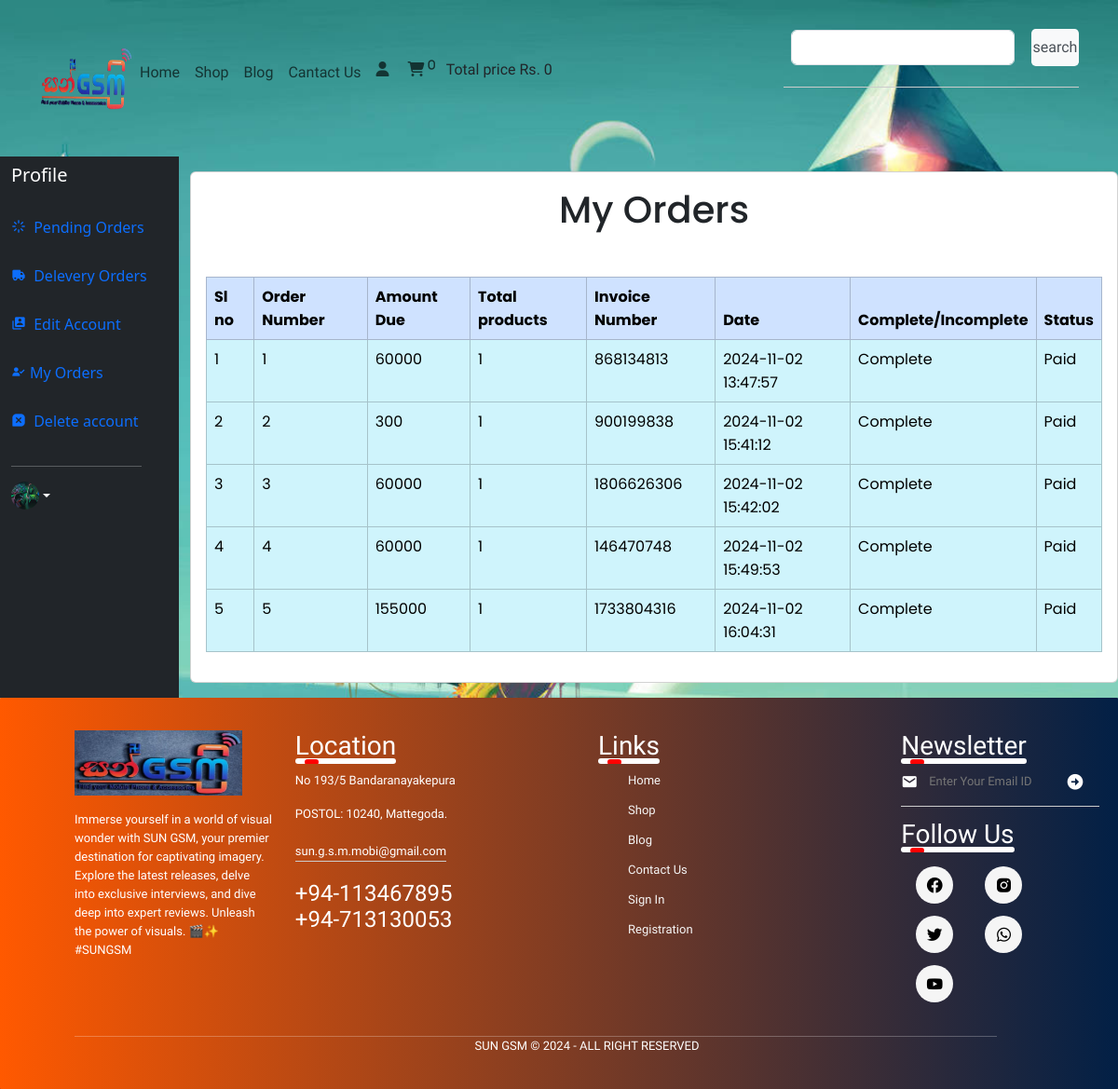
The page /user_panel/profile.php?my_orders (signed in) on the database its author committed.
### tables this page shows
CREATE TABLE `user` (
  `user_id` int(11) NOT NULL,
  `username` varchar(250) NOT NULL,
  `user_email` varchar(100) NOT NULL,
  `password` varchar(255) NOT NULL,
  `user_image` varchar(100) NOT NULL,
  `user_ip` varchar(100) NOT NULL,
  `user_address` varchar(100) NOT NULL,
  `user_mobile` varchar(100) NOT NULL,
  `registration_at` timestamp NOT NULL DEFAULT current_timestamp() ON UPDATE current_timestamp()
);

CREATE TABLE `orders` (
  `order_id` int(11) NOT NULL,
  `user_id` int(11) NOT NULL,
  `amount_due` int(255) NOT NULL,
  `invoice_number` int(255) NOT NULL,
  `total_products` int(255) NOT NULL,
  `order_date` timestamp NOT NULL DEFAULT current_timestamp() ON UPDATE current_timestamp(),
  `order_status` varchar(255) NOT NULL,
  `email_sent` tinyint(1) DEFAULT 0,
  `sms_sent` tinyint(1) DEFAULT 0
);

### functions/common_function.php (called while the page is built, shortened)
<?php
function getIPAddress()
{
    if (!empty($_SERVER['HTTP_CLIENT_IP'])) {
        $ip = $_SERVER['HTTP_CLIENT_IP'];
    }
    elseif (!empty($_SERVER['HTTP_X_FORWARDED_FOR'])) {
        $ip = $_SERVER['HTTP_X_FORWARDED_FOR'];
    }
    else {
        $ip = $_SERVER['REMOTE_ADDR'];
    }
    return $ip;
}
?>

### user_panel/my_orders.php (the view, shortened to what this page needs)
<!DOCTYPE html>
<html lang="en">
<head>
    <link rel="stylesheet" href="https://cdnjs.cloudflare.com/ajax/libs/toastr.js/latest/toastr.min.css"
 />
</head>
<body>
    <?php
    $username = $_SESSION['username'];
    $get_user = "SELECT * FROM `user` WHERE username='$username'";
    $result = mysqli_query($con, $get_user);
    $row_fetch = mysqli_fetch_assoc($result);
    $user_id = $row_fetch['user_id'];
    ?>
    <div class="d-flex justify-content-center" style="border-radius: 15px; font-family:Poppins">
        <div class="card" style="width:100%;">
            <div class="card-body">
                <h1 class="text-center ">My Orders</h1>
                <table class="table table-bordered mt-5 ">
                    <thead class="table-primary">
                        <tr>
                            <th scope="col">Sl no</th>
                            <th scope="col">Order Number</th>
                            <th scope="col">Amount Due</th>
                            <th scope="col">Total products</th>
                            <th scope="col">Invoice Number</th>
                            <th scope="col">Date</th>
                            <th scope="col">Complete/Incomplete</th>
                            <th scope="col">Status</th>
                        </tr>
                    </thead>
                    <tbody>
                        <?php
                        $get_orders_details = "SELECT * FROM `orders` WHERE user_id='$user_id'";
                        $result_orders = mysqli_query($con, $get_orders_details);
                        $sl_order = 1;
                        while ($row_orders = mysqli_fetch_assoc($result_orders)) {
                            $order_id = $row_orders['order_id'];
                            $order_amount_due = $row_orders['amount_due'];
                            $order_invoice_number = $row_orders['invoice_number'];
                            $order_total_products = $row_orders['total_products'];
                            $order_order_date = $row_orders['order_date'];
                            $order_status = $row_orders['order_status'];
                            if ($order_status == 'Complete') {
                                $order_status = "Complete";
                                echo "
        <tr class='table-info'>
            <td>$sl_order</td>
            <td>$order_id</td>
            <td>$order_amount_due</td>
            <td>$order_total_products</td>
            <td>$order_invoice_number</td>
            <td>$order_order_date</td>
            <td>$order_status</td>
            <td>Paid</a></td>
        </tr>";
                                $sl_order++;
                            }
                        }
                        ?>
                    </tbody>
                </table>
            </div>
        </div>
    </div>
</body>
</html>

### user_panel/profile.php (shortened to what this page needs)
<?php
include('../functions/common_function.php');
?>
<!DOCTYPE html>
<html lang="en">
<head>
    <link href="https://unpkg.com/boxicons@2.1.4/css/boxicons.min.css" rel="stylesheet" />
    <link rel="stylesheet" href="./user_page.css" />
    <link href="https://cdn.jsdelivr.net/npm/bootstrap@5.3.3/dist/css/bootstrap.min.css" rel="stylesheet"
 />
    <link rel="stylesheet" href="https://cdnjs.cloudflare.com/ajax/libs/font-awesome/6.5.1/css/all.min.css"
 />
    <link rel="stylesheet" href="https://cdnjs.cloudflare.com/ajax/libs/toastr.js/latest/toastr.min.css"
 />
</head>
</head>
<body>
    <section>
        <?php
        function cart_item()
        {
            global $con;
            $get_ip_add = getIPAddress();
            $select_query = "SELECT * FROM `cart` WHERE ip_address='$get_ip_add'";
            $result_query = mysqli_query($con, $select_query);
            $count_cart_items = mysqli_num_rows($result_query);
            echo $count_cart_items;
        }
        function total_cart_price()
        {
            $total_price = 0;
            echo $total_price;
        }
        ?>
        <nav class="navbar navbar-expand-lg py-4 font">
            <div class=" container">
                <a href="index.php"><img src="../index/images/loogo.png" alt="logo" width="100px" height="70px" /></a>
                <div class="collapse navbar-collapse animated-underline" id="navbarSupportedContent">
                    <ul class="navbar-nav me-auto mb-2 mb-lg-0">
                        <li class="nav-item">
                            <a class="nav-link" href="../index/index.php">Home</a>
                        </li>
                        <li class="nav-item">
                            <a class="nav-link" href="../shop/shop.php">Shop</a>
                        </li>
                        <li class="nav-item">
                            <a class="nav-link" href="#">Blog</a>
                        </li>
                        <li class="nav-item">
                            <a class="nav-link" href="#">Cantact Us</a>
                        </li>
                        <li class="nav-item">
                            <i class="fa-solid fa-user nav-link"></i>
                            <a href="../shop/cart.php"> <i class="fa-solid fa-cart-shopping nav-link">
                                    <sup><?php cart_item() ?></sup>
                                </i></a>
                            Total price Rs. <?php total_cart_price() ?>
                        </li>
                    </ul>
                    <form class="d-flex" action="../shop/search.php" method="get">
                        <input class="form-control m-2" type="search" palceholder="Search" aria-label="Search"
                            style="width: 240px;" name="search_data">
                        <input type="submit" value="search" class="btn-outline search" name="search_data_product">
                    </form>
                </div>
            </div>
        </nav>
    </section>
    <div class="">
        <div class="row flex-nowrap">
            <div class="col-auto col-md-3 col-xl-2 px-sm-2 px-0 bg-dark">
                <div class="d-flex flex-column align-items-center align-items-sm-start px-3 pt-2 text-white min-vh-20">
                    <div class="d-flex align-items-center pb-3 mb-md-0 me-md-auto text-white text-decoration-none">
                        <h1 class="fs-5 d-none d-sm-inline">Profile</h1>
                    </div>
                    <ul class="nav nav-pills flex-column mb-sm-auto mb-0 align-items-center align-items-sm-start"
                        id="menu">
                        <li class="nav-item">
                            <a href="profile.php?pending_orders" class="nav-link align-middle px-0">
                                <i class='bx bx-loader'></i> <span class="ms-1 d-none d-sm-inline">Pending Orders</span>
                            </a>
                        </li>
                        <li class="nav-item">
                            <a href="profile.php?delevery_orders" class="nav-link align-middle px-0">
                                <i class='bx bxs-truck'></i> <span class="ms-1 d-none d-sm-inline">Delevery
                                    Orders</span>
                            </a>
                        </li>
                        <li>
                            <a href="profile.php?edit_account" class="nav-link px-0 align-middle">
                                <i class='bx bxs-user-account'></i> <span class="ms-1 d-none d-sm-inline">Edit
                                    Account</span></a>
                        </li>
                        <li>
                            <a href="profile.php?my_orders" class="nav-link align-middle px-0">
                                <i class='bx bxs-user-check'></i><span class="ms-1 d-none d-sm-inline">My
                                    Orders</span></a>
                        </li>
                        <li>
                            <a href="profile.php?delete_account" class="nav-link align-middle px-0">
                                <i class='bx bxs-message-square-x'></i> <span class="ms-1 d-none d-sm-inline">Delete
                                    account</span>
                            </a>
                        </li>
                    </ul>
                    <hr>
                    <div class="dropdown pb-4">
                        <a href="#" class="d-flex align-items-center text-white text-decoration-none dropdown-toggle"
                            id="dropdownUser1" data-bs-toggle="dropdown" aria-expanded="false">
                            <?php
                            if (!isset($_SESSION['username'])) {
                                echo " <span class='d-none d-sm-inline mx-1'>Guest</span>";
                            } else {
                                $username = $_SESSION['username'];
                                $user_image = "SELECT * FROM `user` WHERE username='$username'";
                                $user_image = mysqli_query($con, $user_image);
                                $row_image = mysqli_fetch_array($user_image);
                                $user_image = $row_image['user_image'];
                                echo "<img src='../user_panel/user_images/$user_image' alt='User Avatar' width='30' height='30'
                                class='rounded-circle'>";
                            }
                            ?>
                        </a>
                    </div>
                </div>
            </div>
            <div class="col py-3 text-white">
                <div>
                    <?php
                    if (isset($_GET['my_orders'])) {
                        include('my_orders.php');
                    }
                    ?>
                </div>
            </div>
        </div>
        <footer class="footer col-md-12 col-lg-12 col-sm-12">
            <div class="row">
                <div class="col">
                    <img style="margin-bottom: 1rem;" src="../index/images/logoo.jpg" width="180px" height="70px" />
                    <p>
                        Immerse yourself in a world of visual wonder with SUN GSM,
                        your premier destination for captivating imagery. Explore the latest
                        releases, delve into exclusive interviews, and dive deep into expert
                        reviews. Unleash the power of visuals. 🎬✨ #SUNGSM
                    </p>
                </div>
                <div class="col">
                    <h3>
                        Location
                        <div class="underline"><span></span></div>
                    </h3>
                    <p>No 193/5 Bandaranayakepura</p>
                    <p>POSTOL: 10240, Mattegoda.</p>
                    <p class="email-id">sun.g.s.m.mobi@gmail.com</p>
                    <h4>+94-113467895 <br />+94-713130053</h4>
                </div>
                <div class="col">
                    <h3>
                        Links
                        <div class="underline"><span></span></div>
                    </h3>
                    <ul>
                        <li><a class="a" href="#">Home</a></li>
                        <li><a class="a" href="#">Shop</a></li>
                        <li><a class="a" href="#">Blog</a></li>
                        <li><a class="a" href="#">Contact Us</a></li>
                        <li><a class="a" href="#">Sign In</a></li>
                        <li>
                            <a class="a" href="#">Registration</a>
                        </li>
                    </ul>
                </div>
                <div class="col">
                    <h3>
                        Newsletter
                        <div class="underline"><span></span></div>
                    </h3>
                    <form>
                        <i class="bx bxs-envelope" undefined></i>
                        <input type="text" placeholder="Enter Your Email ID" required />
                        <button type="submit">
                            <i class="bx bxs-right-arrow-circle"></i>
                        </button>
                    </form>
                    <div class="social-icons">
                        <h3>
                            Follow Us
                            <div class="underline"><span></span></div>
                        </h3>
                        <i class="bx bxl-facebook-circle"></i>
                        <i class="bx bxl-instagram-alt"></i>
                        <i class="bx bxl-twitter"></i>
                        <i class="bx bxl-whatsapp"></i>
                        <i class="bx bxl-youtube"></i>
                    </div>
                </div>
            </div>
            <hr />
            <p class="copyright">SUN GSM © 2024 - All Right Reserved</p>
        </footer>
</body>
</html>

### rows shown on the page
user: user_image (picture)
orders: order_id "1", amount_due "60000", total_products "1", invoice_number "868134813", order_date "2024-11-02 13:47:57", order_status "Complete"
orders: order_id "2", amount_due "300", total_products "1", invoice_number "900199838", order_date "2024-11-02 15:41:12", order_status "Complete"
orders: order_id "3", amount_due "60000", total_products "1", invoice_number "1806626306", order_date "2024-11-02 15:42:02", order_status "Complete"
orders: order_id "4", amount_due "60000", total_products "1", invoice_number "146470748", order_date "2024-11-02 15:49:53", order_status "Complete"
orders: order_id "5", amount_due "155000", total_products "1", invoice_number "1733804316", order_date "2024-11-02 16:04:31", order_status "Complete"

### other values the page prints
$count_cart_items "0"
$total_price "0"
